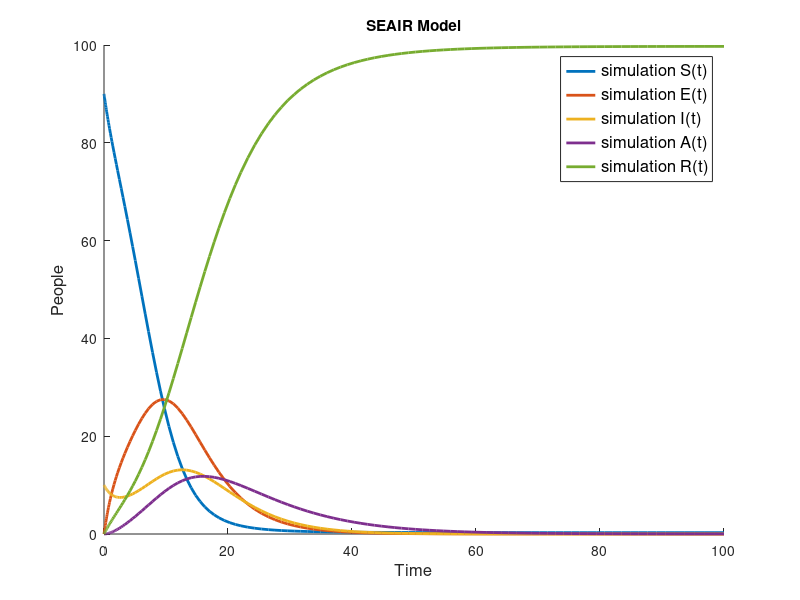

This chart was generated by the following MATLAB code:
function HW2_Plague_SEIR
clear all
close all
clc

%% Input parameters

% input the transmission rat
% e and the recovery rate from your calculation
beta = 0.01;
eta = 1/5;
gamma = 1/4;
alpha = 1/10;
Pa = 1/3;
S0 = 90; % initial value of S
I0 = 10; % initial value of I
E0 = 0; % initial value of E
A0 = 0; %initial value of A
R0 = 0; %initial value of R
T0 = 0; % initial time t = 0
T = 100; % maximum time for the simulation

%% Define the ODEs

    % define the SEIR model
    % t: time
    % y: a vector for the dependent variables S(t), E(t) and I(t)
    % dy: the right hand side of the SIR model
    function dy = SEIR(t,y,beta,eta,gamma,alpha)
        dy = zeros(5,1); % store the derivatives
        dy(1) = - beta * y(1) * (y(3) + y(4)); % S term
        dy(2) = beta * y(1) * (y(3) + y(4)) - eta * (Pa) * y(2) - eta * (1 - Pa) * y(2); % E term
        dy(3) = eta * (1 - Pa) * y(2) - gamma * y(3); % I term
        dy(4) = eta * (Pa) * y(2) - alpha * y(4); % A term
        dy(5) = gamma * y(3) + alpha * y(4); % R term
    end

% Use Matlab built-in function ode45 to calculate the solutions
% The first input term "@(t,y)(SEIR(t,y,beta,eta,gamma))" give the name of the
% function where the ODE stores.
% The second input term "[T0 T]" gives the initial time and end time.
% The third input term "[S0; E0; I0]" give the initial values.
[sim_t, sim_y] = ode45(@(t,y)(SEIR(t,y,beta,eta,gamma,alpha)),[T0 T],[S0; E0; I0; A0; R0]);
% The results stores the time points in "sim_t" and 
% the values of S(t), E(t) and I(t) in the 1st, 2nd and 3rd columns of "sim_y".
sim_S = sim_y(:,1);
sim_E = sim_y(:,2);
sim_I = sim_y(:,3);
sim_A = sim_y(:,4);
sim_R = sim_y(:,5);

% plot the data and the simulation results
figure; hold on;
% then plot the simulation results
plot(sim_t, sim_S, 'linewidth',2);
plot(sim_t, sim_E, 'linewidth',2);
plot(sim_t, sim_I, 'linewidth',2);
plot(sim_t,sim_A, 'linewidth',2);
plot(sim_t,sim_R, 'linewidth',2);
legend({'simulation S(t)','simulation E(t)','simulation I(t)','simulation A(t)','simulation R(t)'},'FontSize',12)
xlabel('Time','FontSize',12);
ylabel('People','FontSize',12);
title('SEAIR Model');
end